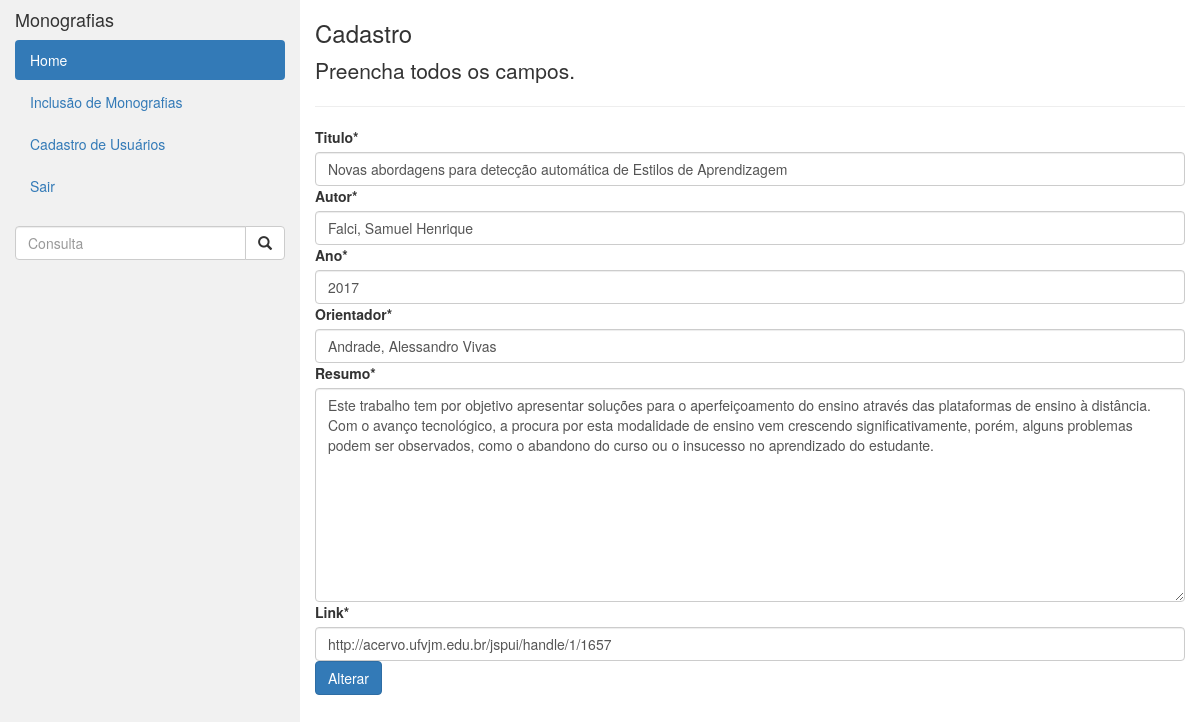
The app's page /home/editar/10 (signed in) with its own data.
### home/models.py (models this page shows, shortened)
class monografia(models.Model):
    id = models.AutoField(primary_key=True)
    titulo = models.CharField(max_length=255)
    autor = models.CharField(max_length=255)
    ano = models.CharField(max_length=255)
    orientador = models.CharField(max_length=255)
    resumo = models.TextField()
    link = models.URLField()

### home/views.py (the view)
# urls.py: path("home/editar/<int:pk>", login_required(monografiaUpdate.as_view()), name="editar"),
class monografiaUpdate(UpdateView):
    model = monografia
    group_required = u"Admin","Usuario"
    fields = ['titulo', 'autor', 'ano', 'orientador', 'resumo', 'link']
    template_name = 'home/form-edit.html'
    success_url = '/'

### home/templates/home/form-edit.html (shortened to what this page needs)
{% extends "home/index.html" %}
{% load static %}
{% load crispy_forms_tags %}
{% block content %}
<h3>Cadastro</h3>
<p class="lead">
    Preencha todos os campos.
</p>
<hr>
<form action="" method="POST">
    {{ form|crispy }}
    <button type="submit" class="btn btn-primary">Alterar</button>
</form>
{% endblock%}

### home/templates/home/index.html (style rules this page uses)
label { width: 100px; }

### records on screen
monografia: titulo "Novas abordagens para detecção automática de Estilos de Aprendizagem", autor "Falci, Samuel Henrique", ano "2017", orientador "Andrade, Alessandro Vivas", resumo "Este trabalho tem por objetivo apresentar soluções para o aperfeiçoamento do ensino através das plataformas de ensino à distância. Com o avanço tecnológico, a procura por esta modalidade de ensino vem crescendo significativamente, porém, alguns problemas podem ser observados, como o abandono do curso ou o insucesso no aprendizado do estudante.", link "http://acervo.ufvjm.edu.br/jspui/handle/1/1657"
